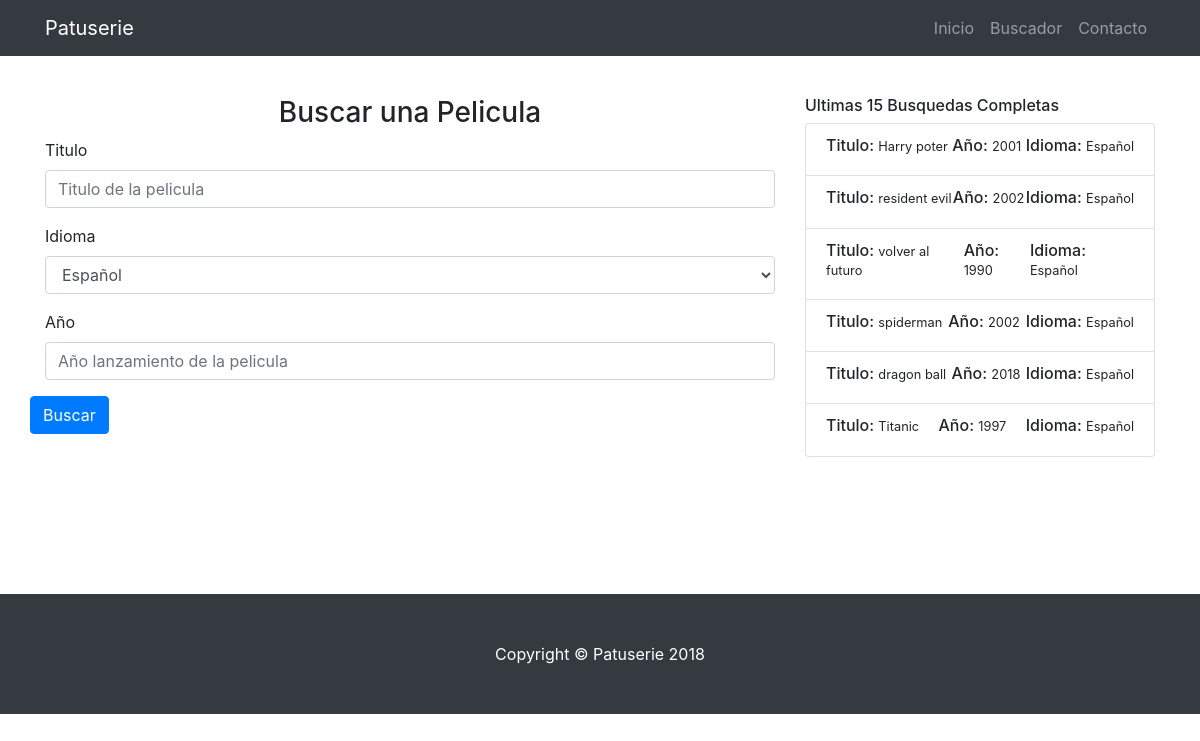
The app's page /buscador.php with its own data.
### tables this page shows
CREATE TABLE IF NOT EXISTS `busquedas` (
  `id` int(255) NOT NULL AUTO_INCREMENT,
  `titulo` varchar(255) NOT NULL,
  `anio` int(255) DEFAULT NULL,
  `idioma` varchar(255) NOT NULL,
  PRIMARY KEY (`id`)
);

### buscador.php (the view, shortened to what this page needs)
<!DOCTYPE html>
<html lang="es">
  <head>
  <?php include ('modulo-head.php') ?>
  </head>
  <body id="page-top">
    <?php include ('modulo-navigation.php') ?>
    <br>
    <br>
    <br>
    <br>
    <div class="container">
    <div class="row">
    <div class="col-8">
    <center><h3>Buscar una Pelicula</h3> </center>
    <form action="busqueda.php" class="form-horizontal" method="GET">
    <div class="form-group">
    <label for="titulo" class="control-label col-xs-4">Titulo</label>
    <div class="col-xs-8">
    <input id="titulo" name="titulo" placeholder="Titulo de la pelicula" type="text" class="form-control" required="required">
    </div>
    </div>
    <div class="form-group">
    <label for="idioma" class="control-label col-xs-4">Idioma</label>
    <div class="col-xs-8">
    <select id="idioma" name="idioma" class="select form-control" required="required">
    <option value="esp">Español</option>
    </select>
    </div>
    </div>
    <div class="form-group">
    <label for="anio" class="control-label col-xs-4">Año</label>
    <div class="col-xs-8">
    <input id="anio" name="anio" placeholder="Año lanzamiento de la pelicula" type="text" class="form-control">
    </div>
    </div>
    <div class="form-group row">
    <div class="col-xs-offset-4 col-xs-8">
    <center><button name="submit" type="submit" class="btn btn-primary">Buscar</button></center>
    </div>
    </div>
    </form>
    <br>
    <br>
    <br>
    <br>
    <br>
    </div>
    <div class="col-4">
    <h6>Ultimas 15 Busquedas Completas</h6>
    <?php
     $basedatos="patuseries";
     $server="localhost";
     $usuariobd="patuseries";
     $passwordbd="patu1234";
     $conexion=mysqli_connect($server,$usuariobd,$passwordbd,$basedatos);
     $consultasql="SELECT id,titulo,anio,idioma FROM busquedas ORDER BY id DESC";
     $result = $conexion->query($consultasql);
     echo ("<ul class='list-group'>");
     if (($result->num_rows > 0) AND ($result->num_rows<15)) {
          while($row = $result->fetch_assoc()) {
             $titulo=$row["titulo"];
             $anio=$row["anio"];
             $idioma=$row["idioma"];
             if ($idioma=='esp') {$idioma="Español";}
             echo ("<li class='list-group-item d-flex justify-content-between align-items-center'>");
             echo ("<h6>Titulo: <small>".$titulo." </small></h6>");
             echo ("<h6>Año: <small>".$anio." </small></h6>");
             echo ("<h6>Idioma: <small>".$idioma." </small></h6>");
             echo ("</li>");
        }
        echo ("</ul>");
     }
    ?>
    </div>
    </div>
    </div>
    <br>
    <?php include ('modulo-footer.php') ?>
  </body>
</html>

### modulo-head.php (shortened to what this page needs)
<link href="css/bootstrap.min.css" rel="stylesheet">
<link href="css/estilos.css" rel="stylesheet">

### modulo-navigation.php (shortened to what this page needs)
<nav class="navbar navbar-expand-lg navbar-dark bg-dark fixed-top" id="mainNav">
      <div class="container">
        <a class="navbar-brand js-scroll-trigger" href="index.php">Patuserie</a>
        <div class="collapse navbar-collapse" id="navbarResponsive">
          <ul class="navbar-nav ml-auto">
            <li class="nav-item"><a class="nav-link js-scroll-trigger" href="index.php">Inicio</a></li>
            <li class="nav-item"><a class="nav-link js-scroll-trigger" href="buscador.php">Buscador</a></li>
            <li class="nav-item"><a class="nav-link js-scroll-trigger" href="contacto.php">Contacto</a></li>
          </ul>
        </div>
      </div>
    </nav>

### modulo-footer.php
<footer class="py-5 bg-dark">
 <div class="container">
 <p class="m-0 text-center text-white">Copyright &copy; Patuserie 2018</p>
 </div>
</footer>

### records on screen
busquedas: titulo "Harry poter", anio "2001", idioma "Español"
busquedas: titulo "resident evil", anio "2002", idioma "Español"
busquedas: titulo "volver al futuro", anio "1990", idioma "Español"
busquedas: titulo "spiderman", anio "2002", idioma "Español"
busquedas: titulo "dragon ball", anio "2018", idioma "Español"
busquedas: titulo "Titanic", anio "1997", idioma "Español"
